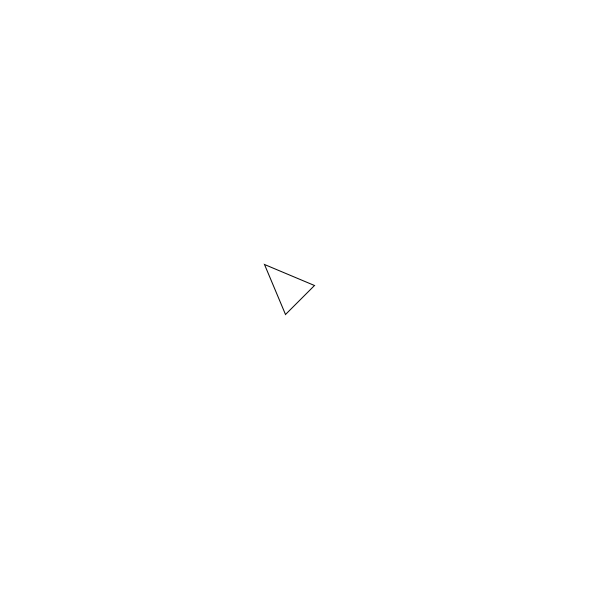
Frame 1 (no input)
Frame 60 (the mouse pressed at the canvas centre just before this capture): identical to frame 1, image omitted
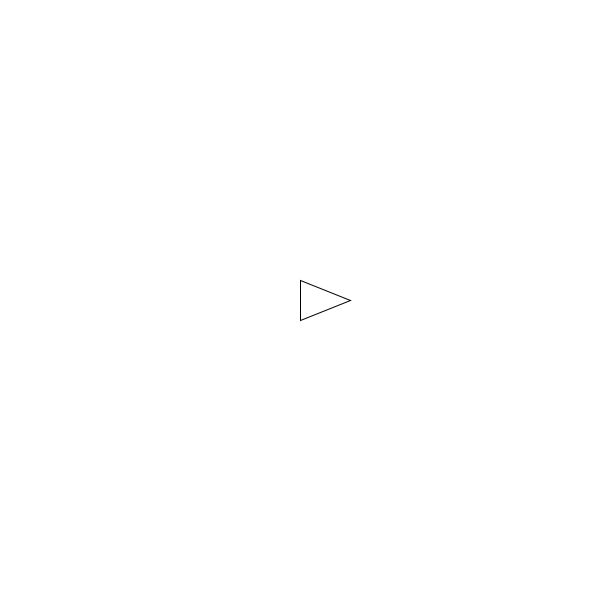
Frame 120 (the mouse held since frame 60 and released just before this capture)

The Processing sketch that drew these frames (run headless with seeded random() and noise(); from frame 60 on, the mouse is pressed at the canvas centre):

// Processing sketch: wk_10_lesson_tan01
// ── wk_10_lesson_tan01.pde
void setup(){

  size (600,600);
}

void draw(){
   background(255);
   translate (width/2, height/2);
   rotate(atan2(mouseY-height/2,mouseX-width/2));
   triangle (0,20,50,0,0,-20);
   
   
   //print(atan2(height/2-mouseY,width/2-mouseX));
  
}
